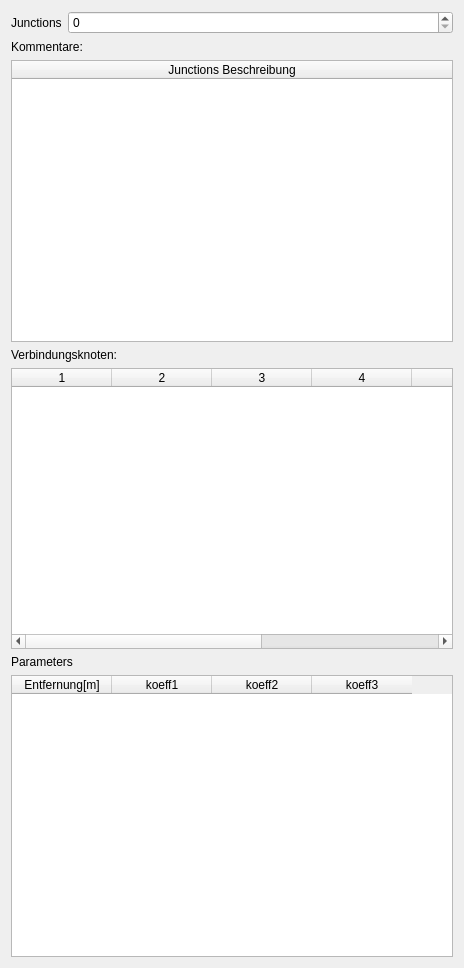
      <widget class="QWidget" name="junctions">
       <property name="geometry">
        <rect>
         <x>0</x>
         <y>0</y>
         <width>464</width>
         <height>968</height>
        </rect>
       </property>
       <attribute name="label">
        <string>Junctions</string>
       </attribute>
       <layout class="QVBoxLayout" name="verticalLayout_5">
        <item>
         <layout class="QFormLayout" name="formLayout_9">
          <item row="1" column="0">
           <widget class="QLabel" name="label_44">
            <property name="text">
             <string>Junctions</string>
            </property>
           </widget>
          </item>
          <item row="1" column="1">
           <widget class="QSpinBox" name="p_njunc"/>
          </item>
         </layout>
        </item>
        <item>
         <widget class="QLabel" name="label_45">
          <property name="text">
           <string>Kommentare:</string>
          </property>
         </widget>
        </item>
        <item>
         <layout class="QGridLayout" name="gridLayout_8">
          <item row="0" column="0">
           <widget class="QTableWidget" name="p_junnam_table">
            <attribute name="horizontalHeaderStretchLastSection">
             <bool>true</bool>
            </attribute>
            <column>
             <property name="text">
              <string>Junctions Beschreibung</string>
             </property>
            </column>
           </widget>
          </item>
          <item row="2" column="0">
           <widget class="QTableWidget" name="p_nxj_table">
            <column>
             <property name="text">
              <string>1</string>
             </property>
             <property name="toolTip">
              <string>&lt;html&gt;&lt;head/&gt;&lt;body&gt;&lt;p&gt;erster einmündender Strang&lt;/p&gt;&lt;p&gt;direkt oberhalb des Verbindungsknotensgelegner Knoten des ersten einmündenden Gewässerstranges&lt;/p&gt;&lt;/body&gt;&lt;/html&gt;</string>
             </property>
            </column>
            <column>
             <property name="text">
              <string>2</string>
             </property>
             <property name="toolTip">
              <string>&lt;html&gt;&lt;head/&gt;&lt;body&gt;&lt;p&gt;zweiter einmündender Strang&lt;/p&gt;&lt;p&gt;Anfangsknoten des ersten einmündenden Gewässerstranges&lt;/p&gt;&lt;/body&gt;&lt;/html&gt;</string>
             </property>
            </column>
            <column>
             <property name="text">
              <string>3</string>
             </property>
             <property name="toolTip">
              <string>&lt;html&gt;&lt;head/&gt;&lt;body&gt;&lt;p&gt;direkt oberhalb des Verbindungsknotensgelegener Knoten des zweiten einmündenden Gewässerstranges&lt;/p&gt;&lt;/body&gt;&lt;/html&gt;</string>
             </property>
            </column>
            <column>
             <property name="text">
              <string>4</string>
             </property>
             <property name="toolTip">
              <string>&lt;html&gt;&lt;head/&gt;&lt;body&gt;&lt;p&gt;Anfangsknoten des zweiten einmündenden Gewässerstranges&lt;/p&gt;&lt;/body&gt;&lt;/html&gt;</string>
             </property>
            </column>
            <column>
             <property name="text">
              <string>5</string>
             </property>
             <property name="toolTip">
              <string>&lt;html&gt;&lt;head/&gt;&lt;body&gt;&lt;p&gt;dritter einmündender Strang&lt;/p&gt;&lt;p&gt;direkt unterhalb des Verbindungsknotensgelegener Knoten&lt;/p&gt;&lt;/body&gt;&lt;/html&gt;</string>
             </property>
            </column>
            <column>
             <property name="text">
              <string>6</string>
             </property>
             <property name="toolTip">
              <string>&lt;html&gt;&lt;head/&gt;&lt;body&gt;&lt;p&gt;direkt oberhalb des Verbindungsknotensgelegner Knoten des dritten einmündender Gewässerstranges&lt;/p&gt;&lt;/body&gt;&lt;/html&gt;</string>
             </property>
            </column>
            <column>
             <property name="text">
              <string>7</string>
             </property>
             <property name="toolTip">
              <string>&lt;html&gt;&lt;head/&gt;&lt;body&gt;&lt;p&gt;Anfangsknoten des dritten einmündenden Gewässerstranges&lt;/p&gt;&lt;p&gt;&lt;br/&gt;&lt;/p&gt;&lt;p&gt;Annahme: sind nur zwei einmündende Stränge vorhanden, so sind 6 und 7 gleich Null zu setzen&lt;/p&gt;&lt;/body&gt;&lt;/html&gt;</string>
             </property>
            </column>
           </widget>
          </item>
          <item row="1" column="0">
           <widget class="QLabel" name="label_46">
            <property name="text">
             <string>Verbindungsknoten:</string>
            </property>
           </widget>
          </item>
          <item row="3" column="0">
           <widget class="QLabel" name="label_53">
            <property name="text">
             <string>Parameters</string>
            </property>
           </widget>
          </item>
          <item row="4" column="0">
           <widget class="QTableWidget" name="p_dxlgam_table">
            <column>
             <property name="text">
              <string>Entfernung[m]</string>
             </property>
            </column>
            <column>
             <property name="text">
              <string>koeff1</string>
             </property>
            </column>
            <column>
             <property name="text">
              <string>koeff2</string>
             </property>
            </column>
            <column>
             <property name="text">
              <string>koeff3</string>
             </property>
            </column>
           </widget>
          </item>
         </layout>
        </item>
       </layout>
      </widget>
